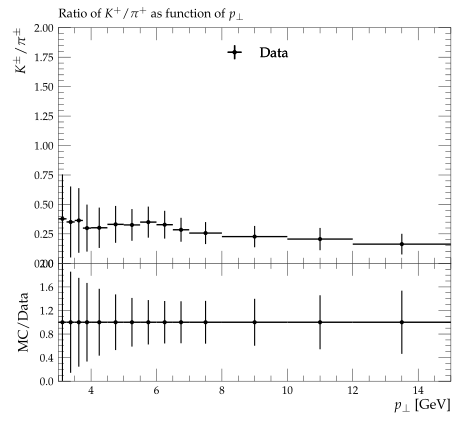

Write Python code to recreate this figure.
#! /usr/bin/env python3

# This Python script was auto-generated using YODA v2.1.0.
# Analysis object: /STAR_2012_I930463/d07-x01-y06
# Timestamp: 07-10-2025 (18:42:21)

import matplotlib as mpl
import matplotlib.pyplot as plt
mpl.use('Agg') # comment out for interactive use
import os
import numpy as np
from numpy import nan, inf

plotDir = os.path.split(os.path.realpath(__file__))[0]
if 'YODA_USER_PLOT_PATH' in globals():
    plot_outdir = globals()['YODA_USER_PLOT_PATH']
else:
    plot_outdir = plotDir

#plot style
plt.style.use(os.path.join(plotDir, '../default.mplstyle'))
# plot metadata
figW, figH = plt.rcParams['figure.figsize']
ax_xLabel = r'$p_\perp$ [GeV]'
ax_yLabel = r'$K^{\pm} / \pi^{\pm}$'
ax_title  = r'Ratio of $K^{+} / \pi^{+}$ as function of $p_\perp$'
ax_xScale = 'linear'
ax_yScale = 'linear'
xLims = (3.0, 15.0)
yLims = (0.0, 2.0)

# TeX-friendly labels for the legend
labels = {
    'legend' : ([ r"Data", r"pp200GeV" ], r""),
}

# Adjust canvas width and height
canvasW = 10.0
canvasH = 9.0
figW *= canvasW/10.
figH *= canvasH/9.

# Create figure and axis objects
fig, (ax, ratio0_ax) = plt.subplots(2, 1, sharex=True,
                  figsize=(figW,figH), gridspec_kw={'height_ratios': (6.0, 3.0)})

# Set figure margins
plt.subplots_adjust(
    left   = 1.0 * plt.rcParams['figure.subplot.left'],
    right  = 1.0 * plt.rcParams['figure.subplot.right'],
    top    = 1.0 * plt.rcParams['figure.subplot.top'],
    bottom = 1.0 * plt.rcParams['figure.subplot.bottom'])

ratio0_ax.yaxis.set_major_locator(mpl.ticker.MultipleLocator(0.4))
ratio0_ax.set_ylim(0.0, 2.0)
ratio0_ax.set_ylabel('MC/Data')

# the numerical data is stored in a separate file
dataf = dict()
prefix = os.path.split(__file__)[0]
if prefix:    prefix = prefix + '/'
exec(open(prefix+'d07-x01-y06__data.py').read(), dataf)


legend_handles = dict() # keep track of handles for the legend

# style options for curves
# starts at zorder>=5 to draw curve on top of legend
styles = {
  'Data': {
    'color' : 'black',
    'linestyle' : '-',
    'linewidth' : 1,
    'marker' : 'o',
    'markersize' : 2,
    'capsize' : 0.0,
    'zorder' : 5,
    'histstyle' : 0,
    'drawstyle' : 'steps-pre',
    'xerrorbars' : 1,
    'yerrorbars' : 1,
    'fillcolor' : None,
    'fillopacity' : 1.0,
    'ratio0_linestyle' : '-',
    'ratio0_linewidth' : 1,
    'ratio0_marker' : 'o',
    'ratio0_markersize' : 2,
    'ratio0_capsize' : 0.0,
    'ratio0_zorder' : 5,
    'ratio0_histstyle' : 0,
    'ratio0_drawstyle' : 'steps-pre',
    'ratio0_xerrorbars' : 1,
    'ratio0_yerrorbars' : 1,
  },
  'pp200GeV.yoda': {
    'color' : '#EE3311',
    'linestyle' : '-',
    'linewidth' : 1,
    'marker' : 'none',
    'markersize' : 2,
    'capsize' : 0.0,
    'zorder' : 6,
    'histstyle' : 1,
    'drawstyle' : 'steps-pre',
    'xerrorbars' : 1,
    'yerrorbars' : 1,
    'fillcolor' : None,
    'fillopacity' : 1.0,
    'ratio0_linestyle' : '-',
    'ratio0_linewidth' : 1,
    'ratio0_marker' : 'none',
    'ratio0_markersize' : 2,
    'ratio0_capsize' : 0.0,
    'ratio0_zorder' : 6,
    'ratio0_histstyle' : 1,
    'ratio0_drawstyle' : 'steps-pre',
    'ratio0_xerrorbars' : 1,
    'ratio0_yerrorbars' : 1,
  },
}

# curve from input yoda files in main panel
for label, yvals in dataf['yvals'].items():
    if all(np.isnan(v) for v in dataf['yvals'][label]):
        continue
    tmp = None
    if styles[label]['histstyle']: # draw as histogram
        xpos = dataf['xedges'][label] if styles[label]['drawstyle'] else dataf['xpoints'][label]
        ypos = np.insert(yvals, 0, yvals[0]) if styles[label]['drawstyle'] else yvals
        if styles[label]['fillcolor']: # fill area below curve
            ax.fill_between(xpos, ypos, step='pre',
                            color=styles[label]['fillcolor'],
                            alpha=styles[label]['fillopacity'])
        tmp, = ax.plot(xpos, ypos,
                       color=styles[label]['color'],
                       linestyle=styles[label]['linestyle'],
                       linewidth=styles[label]['linewidth'],
                       drawstyle=styles[label]['drawstyle'], solid_joinstyle='miter',
                       zorder=styles[label]['zorder'], label=label)
    tmp = ax.errorbar(dataf['xpoints'][label], yvals,
                      xerr=np.array(dataf['xerrs'][label])*styles[label]['xerrorbars'],
                      yerr=np.array(dataf['yerrs'][label])*styles[label]['yerrorbars'],
                      fmt=styles[label]['marker'], capsize=styles[label]['capsize'],
                      markersize=styles[label]['markersize'],
                      ecolor=styles[label]['color'],
                      color=styles[label]['color'], zorder=styles[label]['zorder'])
    tmp[-1][0].set_linestyle(styles[label]['linestyle'])
    tmp[-1][0].set_linewidth(styles[label]['linewidth'])
    if label in dataf['add_legend_handle']:  legend_handles[label] = tmp
    for varLabel in dataf['variation_yvals'].keys():
        if varLabel.startswith(label):
            tmp, = ax.plot(dataf['xedges'][label], dataf['variation_yvals'][varLabel],
                           color=styles[label]['color'],
                           linestyle=styles[label]['linestyle'],
                           linewidth=styles[label]['linewidth'],
                           drawstyle='steps-pre', solid_joinstyle='miter',
                           zorder=styles[label]['zorder'], alpha=0.5)


# plots on ratio panel
# curve from input yoda files in ratio panel
for label, yvals in dataf['ratio0_yvals'].items():
    if all(np.isnan(v) for v in yvals):
        continue
    if styles[label]['ratio0_histstyle']: # plot as histogram
        xpos = dataf['xedges']['Data'] if styles[label]['ratio0_drawstyle'] else dataf['xpoints']['Data']
        ypos = np.insert(yvals, 0, yvals[0]) if styles[label]['ratio0_drawstyle'] else yvals
        ratio0_ax.plot(xpos, ypos,
                       color=styles[label]['color'],
                       linewidth=styles[label]['linewidth'],
                       linestyle=styles[label]['ratio0_linestyle'],
                       drawstyle=styles[label]['ratio0_drawstyle'], zorder=styles[label]['zorder'],
                       solid_joinstyle='miter')
    tmp = ratio0_ax.errorbar(dataf['xpoints']['Data'], yvals,
                             xerr=np.array(dataf['ref_xerrs'])*styles[label]['ratio0_xerrorbars'],
                             yerr=np.array(dataf['ratio0_yerrs'][label])*styles[label]['ratio0_yerrorbars'],
                             fmt=styles[label]['ratio0_marker'], capsize=styles[label]['ratio0_capsize'],
                             markersize=styles[label]['ratio0_markersize'],
                             ecolor=styles[label]['color'],
                             color=styles[label]['color'])
    tmp[-1][0].set_linestyle(styles[label]['ratio0_linestyle'])
    tmp[-1][0].set_linewidth(styles[label]['ratio0_linewidth'])

    for varlabel in dataf['ratio0_variation_vals'].keys():
        if varlabel.startswith(label):
            ratio0_ax.plot(dataf['xedges']['Data'],
                            dataf['ratio0_variation_vals'][varlabel],
                            color=styles[label]['color'],
                            linestyle=styles[label]['linestyle'],
                            linewidth=styles[label]['linewidth'],
                            drawstyle='steps-pre', solid_joinstyle='miter',
                            zorder=1, alpha=0.5)

legend_items = list(legend_handles.values())
ax.add_artist(ax.legend(legend_items,
                        labels['legend'][0],
                        title=labels['legend'][1],
                        alignment='left',
                        loc='upper center',
                        bbox_to_anchor=(0.5, 0.97)))

# set plot metadata as defined above
ratio0_ax.set_xlabel(ax_xLabel)
ratio0_ax.xaxis.set_label_coords(1., -0.15)
ax.set_ylabel(ax_yLabel, ha='right', va='top')
ax.yaxis.set_label_coords(-0.11, 1.0)
ax.set_title(ax_title, loc='left')
ax.set_xscale(ax_xScale)
ax.set_yscale(ax_yScale)
ax.set_xlim(xLims)
ax.set_ylim(yLims)

# tick formatting
plt.rcParams['xtick.top'] = True
plt.rcParams['ytick.right'] = True
fig.align_ylabels((ax, ratio0_ax))
plt.savefig(os.path.join(plot_outdir, 'd07-x01-y06.pdf'), format='PDF')
plt.savefig(os.path.join(plot_outdir, 'd07-x01-y06.png'), format='PNG')

plt.close(fig)
